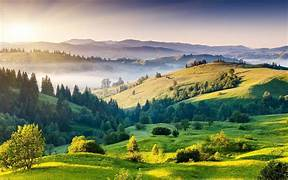
#> input picture image_processing/th.jpeg, 288 x 180 px, found by its file name
$ python img_stack.py
#> lines starting #> are read from the running program, lines starting #| are printed output that depends on the picture
import cv2
import numpy as np

img1 = cv2.imread('C:/Users/syeda/Downloads/th.jpeg')
#> img1 is the input picture: shape (180, 288, 3); mean B, G, R 104.3, 136.7, 129.9
img2 = cv2.imread('C:/Users/syeda/Downloads/th.jpeg')

img1 = cv2.resize(img1, (500, 500))
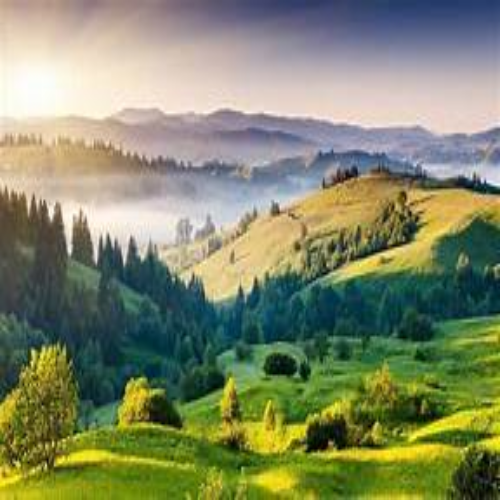
#> img1: shape (500, 500, 3); mean B, G, R 104.2, 136.5, 129.8
img2 = cv2.resize(img2, (500, 500))

h_concat = np.hstack((img1, img2))
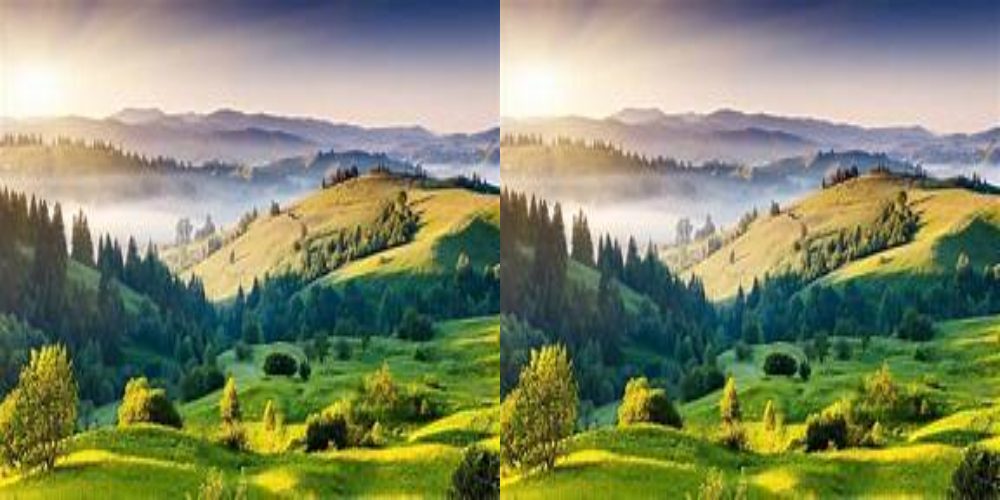
#> h_concat: shape (500, 1000, 3); mean B, G, R 104.2, 136.5, 129.8
v_concat = np.vstack((img1, img2))
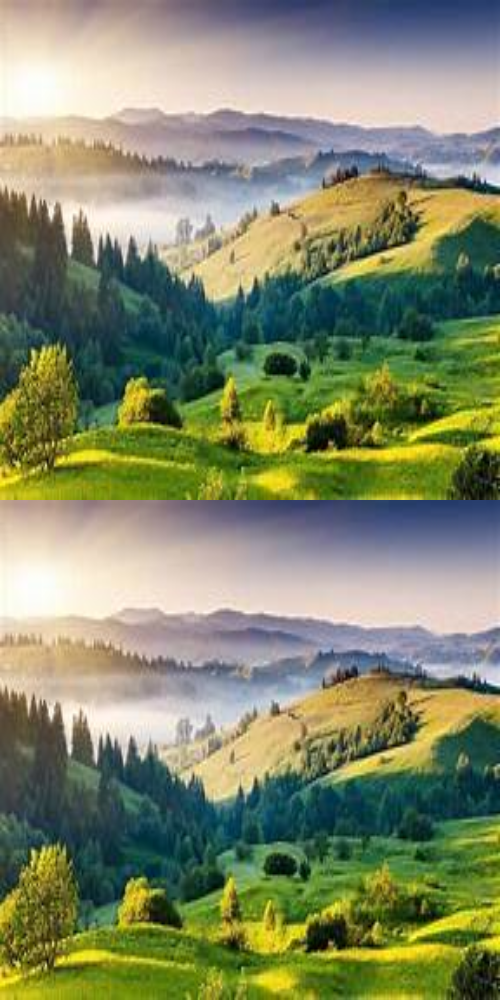
#> v_concat: shape (1000, 500, 3); mean B, G, R 104.2, 136.5, 129.8

cv2.imshow('Horizontal Concatenation', h_concat)
cv2.imshow('Vertical Concatenation', v_concat)

cv2.waitKey(0)
cv2.destroyAllWindows()
